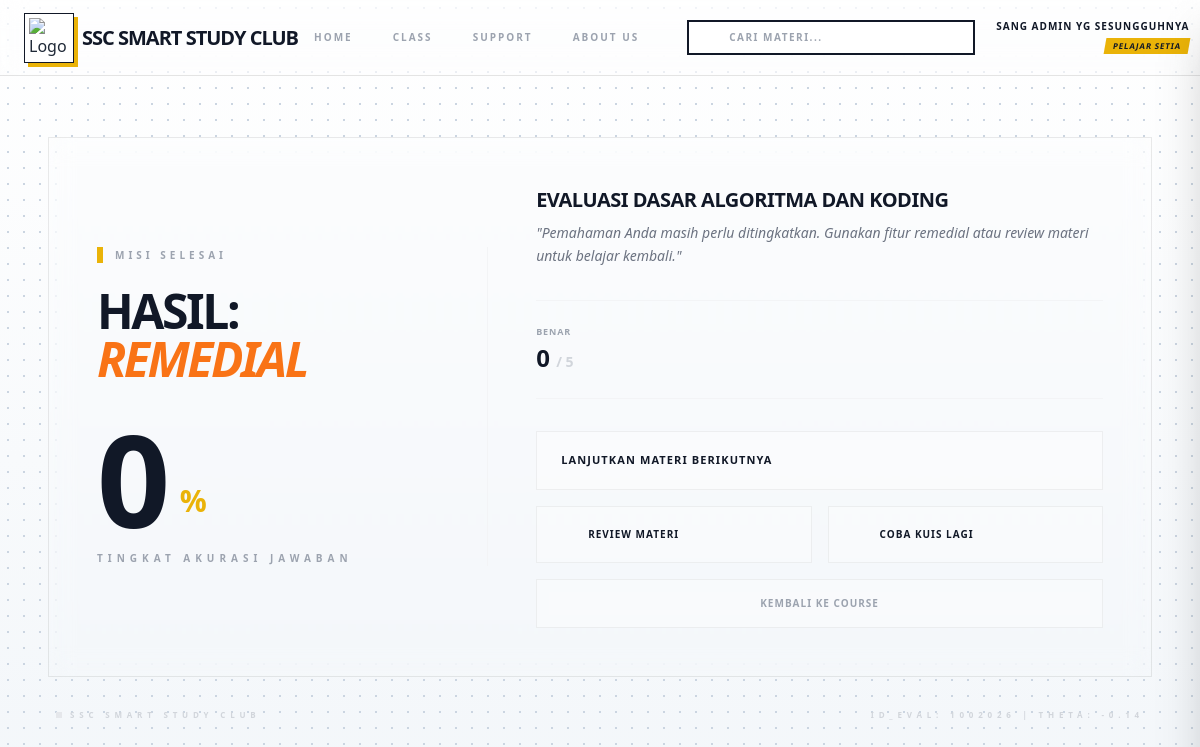
Page /quiz/100/ (signed in) on the committed database.
### profiles_app/models.py (models this page shows, shortened)
class Profile(models.Model):
    KELAS_CHOICES = [
        ('smp1', 'Kelas 7 (SMP 1)'),
        ('smp2', 'Kelas 8 (SMP 2)'),
        ('smp3', 'Kelas 9 (SMP 3)'),
        ('sma1', 'Kelas 10 (SMA 1)'),
        ('sma2', 'Kelas 11 (SMA 2)'),
        ('sma3', 'Kelas 12 (SMA 3)'),
    ]
    user = models.OneToOneField(User, on_delete=models.CASCADE, related_name='user_profile')
    kelas = models.CharField(
        max_length=20,
        choices=KELAS_CHOICES,
        blank=True,
        null=True,
        verbose_name="Kelas Akademik"
    )
    foto = models.ImageField(upload_to='profile_pics', blank=True, null=True)
    nama_lengkap = models.CharField(max_length=100, blank=True)
    level = models.CharField(max_length=50, blank=True, default="Pelajar Aktif")
    bio = models.TextField(max_length=500, blank=True)
    ability_score = models.FloatField(
        default=0.0,
        verbose_name="Skor Kemampuan (Theta)",
        help_text="Estimasi kemampuan siswa berdasarkan Model Rasch (IRT)"
    )
    total_waktu_belajar = models.DecimalField(
        max_digits=10, decimal_places=2, default=0.00, verbose_name="Total Waktu Belajar (Jam)"
    )
    nilai_rata_rata = models.DecimalField(
        max_digits=5, decimal_places=2, default=0.00, verbose_name="Nilai Rata-rata Kuis"
    )
    points = models.IntegerField(default=0, verbose_name="Poin Belajar")
    perubahan_waktu_belajar = models.CharField(max_length=10, default="↑ 0%")
    pesan_waktu_belajar = models.CharField(max_length=50, default="dari Minggu Lalu")
    pesan_nilai_rata_rata = models.CharField(max_length=50, default="Performa stabil")
    @property
    def get_calculated_time(self):
        from alp_app.models import StudySession
        from django.db.models import Sum
        total_duration = StudySession.objects.filter(
            user=self.user
        ).aggregate(
            total=Sum('duration')
        )['total']
        if total_duration:
            return round(float(total_duration), 2)
        return 0.00
    @property
    def get_hierarchy_name(self):
        total_min = self.get_calculated_time
        if total_min >= 300:
            return "Pelajar Setia"
        elif total_min >= 60 and self.points >= 80:
            return "Pelajar Teladan"
        elif total_min >= 60:
            return "Pelajar Aktif"
        elif total_min >= 1:
            return "Pelajar Pemula"
        else:
            return "Pelajar Baru"

### alp_app/models.py (models this page shows, shortened)
class Quiz(models.Model):
    lesson = models.OneToOneField(
        'Lesson',
        on_delete=models.CASCADE,
        related_name='quiz',
        limit_choices_to={'content_type': 'quiz'},
        verbose_name="Terkait dengan Pelajaran"
    )
    title = models.CharField(max_length=200, verbose_name="Judul Kuis")
    description = models.TextField(blank=True, verbose_name="Instruksi Kuis")
    is_quiz = models.BooleanField(default=True)

class QuizResult(models.Model):
    user = models.ForeignKey(settings.AUTH_USER_MODEL, on_delete=models.CASCADE)
    course = models.ForeignKey('Course', on_delete=models.CASCADE)
    quiz = models.ForeignKey('Quiz', on_delete=models.CASCADE, null=True, blank=True)
    score = models.IntegerField(verbose_name="Skor Benar")
    total_questions = models.IntegerField(default=0, verbose_name="Total Pertanyaan")
    theta_result = models.FloatField(default=0.0) # Menyimpan nilai Theta saat kuis selesai
    date = models.DateTimeField(auto_now_add=True)

### alp_app/views.py (the view, shortened to what this page needs)
# urls.py: path('quiz/<int:quiz_pk>/', views.quiz_detail, name='quiz_detail'),
@login_required
def quiz_detail(request, quiz_pk):
    quiz = get_object_or_404(Quiz, pk=quiz_pk)
    lesson = quiz.lesson
    user_profile = request.user.user_profile
    is_reset = request.GET.get('reset')
    if is_reset:
        for key in ['quiz_step', 'correct_answers', 'answered_ids', 'wrong_topics']:
            request.session.pop(key, None)
        request.session.modified = True
        QuizResult.objects.filter(user=request.user, quiz=quiz).delete()
        return redirect('quiz_detail', quiz_pk=quiz.pk)
    existing_result = QuizResult.objects.filter(user=request.user, quiz=quiz).last()
    if existing_result:
        materi_awal = Lesson.objects.filter(module=lesson.module).exclude(content_type='quiz').order_by('order').first()
        next_lesson = Lesson.objects.filter(module=lesson.module, order__gt=lesson.order).order_by('order').first()
        if not next_lesson:
            next_mod = Module.objects.filter(course=lesson.module.course, order__gt=lesson.module.order).order_by('order').first()
            if next_mod:
                next_lesson = Lesson.objects.filter(module=next_mod).order_by('order').first()
        return render(request, 'quiz/quiz_score.html', {
            'score': existing_result.score,
            'total': existing_result.total_questions,
            'percentage': (existing_result.score / existing_result.total_questions * 100) if existing_result.total_questions > 0 else 0,
            'is_passed': True,
            'theta_akhir': existing_result.theta_result,
            'quiz': quiz,
            'wrong_topics': [],
            'materi_awal': materi_awal or quiz.lesson,
            'next_lesson': next_lesson,
        })

### alp_app/templates/quiz/quiz_score.html (shortened to what this page needs)
{% extends 'base.html' %}
{% load static %}
{% load lesson_tags %}
{% block content %}
<link rel="stylesheet" href="{% static 'fontawesome-free-7.1.0-web/css/all.min.css' %}">
<main class="pt-2 pb-20 min-h-screen flex items-start justify-center">
    <div class="max-w-6xl mx-auto px-6 w-full">
        <div class="card-result-glass p-8 md:p-12">
            <div class="grid grid-cols-1 lg:grid-cols-12 gap-12 items-center">
                <div class="lg:col-span-5 border-r-0 lg:border-r border-gray-100 pr-0 lg:pr-12 text-center lg:text-left">
                    <div class="flex items-center justify-center lg:justify-start gap-3 mb-6">
                        <div class="h-4 w-1.5 bg-[#eab308]"></div>
                        <span class="text-gray-400 font-black text-[10px] tracking-[0.4em] uppercase">Misi Selesai</span>
                    </div>
                    <h1 class="text-4xl md:text-5xl font-black text-gray-900 tracking-tighter mb-8 uppercase">
                        HASIL:
                        <span class="italic {% if percentage >= 70 %}text-[#eab308]{% else %}text-orange-500{% endif %}">
                            {% if percentage >= 70 %}LULUS{% else %}REMEDIAL{% endif %}
                        </span>
                    </h1>
                    <div class="flex items-end justify-center lg:justify-start gap-4 mb-2">
                        <span class="text-8xl md:text-9xl font-black text-gray-900 tracking-tighter">{{ percentage|floatformat:0 }}</span>
                        <span class="text-3xl font-black text-[#eab308] mb-6">%</span>
                    </div>
                    <p class="text-[10px] font-black uppercase tracking-[0.5em] text-gray-400">Tingkat Akurasi Jawaban</p>
                </div>
                <div class="lg:col-span-7 space-y-8">
                    <div>
                        <h2 class="text-xl font-black text-gray-900 uppercase tracking-tight mb-2">{{ quiz.title }}</h2>
                        <p class="text-gray-500 text-sm leading-relaxed italic">
                            {% if percentage >= 70 %}
                                "Selamat! Anda telah menguasai materi ini dengan baik. Silakan lanjut ke langkah berikutnya."
                            {% else %}
                                "Pemahaman Anda masih perlu ditingkatkan. Gunakan fitur remedial atau review materi untuk belajar kembali."
                            {% endif %}
                        </p>
                    </div>
                    <div class="flex flex-wrap gap-8 py-6 border-y border-gray-100">
                        <div>
                            <p class="text-[9px] font-black text-gray-400 uppercase tracking-widest mb-1">Benar</p>
                            <p class="text-2xl font-black text-gray-900">{{ score }} <span class="text-gray-300 text-sm">/ {{ total }}</span></p>
                        </div>
                    </div>
                    <div class="grid grid-cols-1 md:grid-cols-2 gap-4">
                        {% if is_passed %}
                            <a href="{% if next_lesson %}{% url 'lesson_content' next_lesson.pk %}{% else %}{% url 'course_detail' quiz.lesson.module.course.pk %}{% endif %}" class="btn-action-glass md:col-span-2 py-5 px-6 flex items-center justify-between">
                                <span class="btn-text text-[11px] font-black uppercase tracking-widest">
                                    {% if next_lesson %}
                                        Lanjutkan Materi Berikutnya
                                    {% else %}
                                        Selesaikan Kursus (Kembali ke Course)
                                    {% endif %}
                                </span>
                                <i class="fas {% if next_lesson %}fa-arrow-right{% else %}fa-check-double{% endif %} text-[#eab308] text-xs"></i>
                            </a>
                        {% endif %}
                        <a href="{% url 'lesson_content' materi_awal.pk %}" class="btn-action-glass py-5 px-6 flex items-center gap-3">
                            <i class="fas fa-book-open text-gray-400 text-xs"></i>
                            <span class="btn-text text-[10px] font-black uppercase tracking-widest">Review Materi</span>
                        </a>
                        <a href="{% url 'quiz_detail' quiz.pk %}?reset=1" class="btn-action-glass py-5 px-6 flex items-center gap-3">
                            <i class="fas fa-redo-alt text-gray-400 text-xs"></i>
                            <span class="btn-text text-[10px] font-black uppercase tracking-widest">Coba Kuis Lagi</span>
                        </a>
                        <a href="{% url 'course_detail' quiz.lesson.module.course.pk %}" class="btn-action-glass md:col-span-2 py-4 px-6 flex justify-center border-dashed">
                            <span class="btn-text text-[10px] font-black uppercase tracking-widest text-gray-400">Kembali ke Course</span>
                        </a>
                    </div>
                </div>
            </div>
        </div>
        <div class="mt-8 flex justify-between items-center text-[8px] text-gray-300 tracking-[0.6em] uppercase font-black px-2">
            <div class="flex items-center gap-2">
                <span class="h-1.5 w-1.5 bg-gray-200"></span>
                <span>SSC SMART STUDY CLUB</span>
            </div>
            <span>ID_EVAL: {{ quiz.pk }}2026 | THETA: {{ theta_akhir|floatformat:2|default:"0.00" }}</span>
        </div>
    </div>
</main>
{% endblock %}

### alp_app/templates/base.html (shortened to what this page needs)
{% load static %}
{% load account %}
{% load static %}
{% load account %}
<!DOCTYPE html>
<html lang="id">
<head>
    <script src="https://cdn.tailwindcss.com"></script>
    <link rel="stylesheet" href="{% static 'fontawesome-free-7.1.0-web/css/all.min.css' %}">
</head>
<body class="body-bg text-gray-800 font-sans flex flex-col min-h-screen">
    <header class="industrial-nav fixed top-0 left-0 right-0 z-50">
        <div id="navbarContainer" class="relative w-full px-4 md:px-6 py-3 flex items-center min-h-[75px]">
            <div class="flex items-center gap-4 flex-shrink-0">
                <a href="/" class="group flex items-center gap-2">
                    <div class="p-1 border border-gray-900 bg-white shadow-[4px_4px_0px_#eab308]
                                transition-all duration-300
                                group-hover:shadow-none
                                group-hover:translate-x-[4px]
                                group-hover:translate-y-[4px]">
                        <img src="{% static 'img/1.jpeg' %}" alt="Logo" class="w-8 h-8 md:w-10 md:h-10 object-cover" />
                    </div>
                    <span class="text-base md:text-xl font-black text-gray-900 tracking-tighter select-none uppercase
                                transition-colors duration-200
                                group-hover:text-[#eab308]">
                        SSC<span class="hidden sm:inline"> Smart Study Club</span>
                    </span>
                </a>
            </div>
            <div class="hidden lg:flex flex-grow items-center justify-center px-4">
                <nav id="main-nav" class="flex items-center relative">
                    <div class="hidden lg:flex gap-10 relative" id="nav-wrapper">
                        <a href="{% url 'home_master' %}" class="nav-link py-2 text-[10px] {% if request.resolver_match.url_name == 'home_master' %}text-gray-900 active-link{% else %}text-gray-400 hover:text-gray-900{% endif %}">Home</a>
                        <a href="{% url 'course_list' %}" class="nav-link py-2 text-[10px] {% if request.resolver_match.url_name == 'course_list' %}text-gray-900 active-link{% else %}text-gray-400 hover:text-gray-900{% endif %}">Class</a>
                        <a href="{% url 'support' %}" class="nav-link py-2 text-[10px] {% if request.resolver_match.url_name == 'support' %}text-gray-900 active-link{% else %}text-gray-400 hover:text-gray-900{% endif %}">Support</a>
                        <a href="{% url 'about' %}" class="nav-link py-2 text-[10px] {% if request.resolver_match.url_name == 'about' %}text-gray-900 active-link{% else %}text-gray-400 hover:text-gray-900{% endif %}">About Us</a>
                    </div>
                </nav>
                {% if request.resolver_match.url_name != 'home_master' %}
                <div class="search-expand-wrapper ml-12 is-active animate-slide-right">
                    <form action="{% url 'course_list' %}" method="GET" class="relative group flex items-center">
                        <input type="text" name="q" placeholder="CARI MATERI..." value="{{ request.GET.q|default:'' }}"
                            class="w-64 lg:w-72 border-2 border-gray-900 bg-white px-4 pl-10 py-2 text-[10px] font-black tracking-[0.15em] uppercase outline-none transition-all duration-300 focus:border-[#eab308]">
                        <button type="submit" class="absolute left-0 top-0 bottom-0 w-10 flex items-center justify-center text-gray-900 hover:text-[#eab308] transition-colors duration-300">
                            <i class="fa-solid fa-magnifying-glass text-[11px]"></i>
                        </button>
                    </form>
                </div>
                {% endif %}
            </div>
            <div class="flex items-center flex-shrink-0 ml-auto gap-3">
                {% if user.is_authenticated %}
                <button id="profileButton" class="group focus:outline-none flex items-center gap-3 p-1 border border-transparent hover:border-gray-900 transition-all duration-300">
                    <div class="text-right hidden sm:block">
                        <div class="text-gray-900 font-black text-[10px] uppercase leading-none tracking-widest">
                            {% firstof user.user_profile.nama_lengkap user.username %}
                        </div>
                        <div class="bg-[#eab308] text-[#111827] text-[8px] font-black uppercase tracking-widest mt-1 px-2 py-0.5 skew-badge">
                            {{ user.user_profile.get_hierarchy_name }}
                        </div>
                    </div>
                </button>
                {% endif %}
            </div>
        </div>
    </header>
    <main class="flex-grow pt-[1px] px-4 text-gray-900">
        <div class="max-w-7xl mx-auto py-32">
            {% block content %}{% endblock %}
        </div>
    </main>
</body>
</html>

### rows in the picture
Quiz: title "EVALUASI DASAR ALGORITMA DAN KODING", pk "100"
QuizResult: theta_result "-0.14"

### other values in the picture
{{ user.user_profile.get_hierarchy_name }} "PELAJAR SETIA"
{{ percentage|floatformat:0 }} "0"
{{ score }} "0"
{{ total }} "5"
